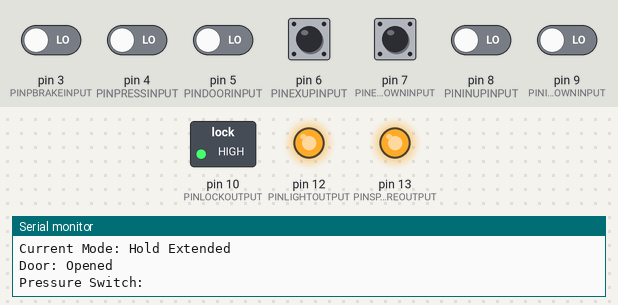
This program was run on a simulated Arduino Pro Mini, built with avr-gcc and run on an emulated ATmega328P. On the bench: switched loads named in the program (green lamp = pin HIGH), output pins drawn as LEDs (lit = HIGH), the last lines printed to the serial monitor. The inputs (shaded band) are chosen by the test bench; at power-on: pin 3 (PINPBRAKEINPUT), pin 4 (PINPRESSINPUT), pin 5 (PINDOORINPUT), pin 6 (PINEXUPINPUT), pin 7 (PINEXDOWNINPUT), pin 8 (PININUPINPUT), pin 9 (PININDOWNINPUT) LOW. Pins used as bus, display or sensor lines are not drawn.

Above: at 1.2 s.
1.3 s: pin 4 (PINPRESSINPUT) driven HIGH
At 4.2 s:
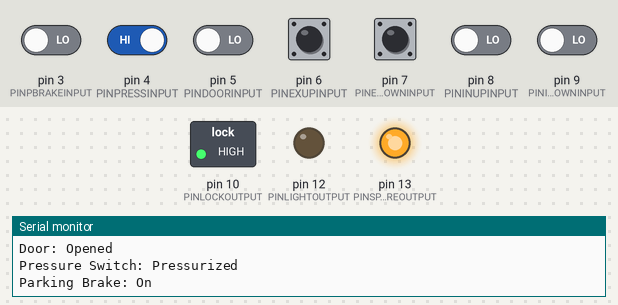
4.3 s: pin 7 (PINEXDOWNINPUT) pulled HIGH for 0.15 s
At 5.3 s:
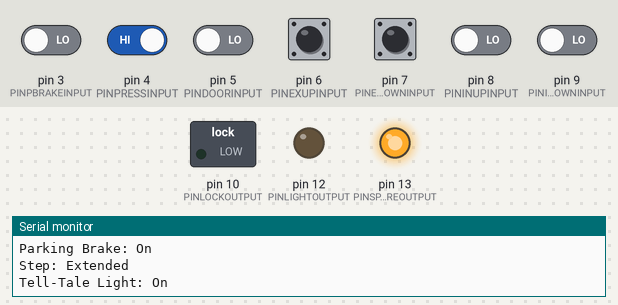
7.4 s: pin 6 (PINEXUPINPUT) pulled HIGH for 0.15 s
At 9.0 s:
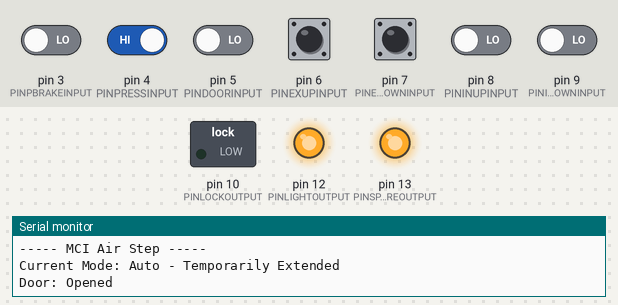
10.5 s: pin 3 (PINPBRAKEINPUT) driven HIGH
Timing chart, 0 to 15.4 s (numbered marks = the images above; inputs shaded):
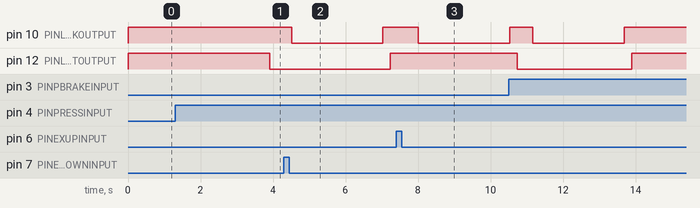

Measured:
- after the input at 1.3 s, pin 12 (PINLIGHTOUTPUT): HIGH → LOW after 2.6 s
- after the input at 4.3 s, pin 10 (PINLOCKOUTPUT): HIGH → LOW after 0.22 s, → HIGH 2.5 s later; pin 12 (PINLIGHTOUTPUT): LOW → HIGH after 2.9 s
- after the input at 7.4 s, pin 10 (PINLOCKOUTPUT): HIGH → LOW after 0.61 s

The program:

main.cpp
```cpp
// (licence header left out)
#include "config.h"
#include <Arduino.h>
#include <Arduino_FreeRTOS.h>
#include "enums.h"
#include "hardware/input.h"
#include "hardware/output.h"
#include "hardware/upDownSwitch.h"
#include "hardware/cylinder.h"
#include "hardware/step.h"
#include "tasks.h"
#include "resources.h"

// Setup: We initialize everything and hand control over to the RTOS.
void setup() {

    Serial.begin(9600);

    PressSwitch.init();
    PBrakeSwitch.init();
    DoorSwitch.init();
    StepOutput.init();
    StepLamp.init();
    SpareOutput.init();
    kernal.start();
}

void loop() {

}
```

enums.h
```cpp
// (licence header left out)
#ifndef ENUMS_H
#define ENUMS_H

// Mode Enum: This states the current mode of the step controller.
// modeAuto - Automatically extend and retract based on the door.
// modeExtendAuto - Temporarily extend, but stay in auto mode.
// modeRetractAuto - Temporarily retract, but stay in auto mode.
// modeExtendHold - Keep the step extended except for the parking brake.
// modeRetractHold - Keep the step retracted except for the parking brake.
enum mode {
    modeAuto = 0,
    modeExtendAuto = 1,
    modeRetractAuto = 2,
    modeExtendHold = 3,
    modeRetractHold = 4
};

// MotionType Enum: This is used throughout the code for "move" functions.
// motionRetract: Denotes a retract motion.
// motionExtend: Denotes an extend motion.
enum motionType {
    motionRetract = 0,
    motionExtend = 1
};

// SwitchType Enum: Enumerates on and off.
// switchOff: Off.
// switchOn: On.
enum switchState {
    stateOff = 0,
    stateOn = 1
};

#endif
```

cylinder.cpp
```cpp
// (licence header left out)
#include "cylinder.h"

// Constructor: Sets global configuration variables,
cylinder::cylinder(int pin, bool invert)
{
    Pin = pin;
    Invert = invert;
    Extended = false;
}

// Init: Configures IO.
void cylinder::init()
{
    pinMode(Pin, INPUT_PULLUP);
    pinMode(Pin, OUTPUT);
    if (Invert) {
        digitalWrite(Pin, HIGH); //set pin automatically on if inverted
    }
}

// Extend: Extends cylinder.
void cylinder::extend()
{
    digitalWrite(Pin, !Invert);
    Extended = true;
}

// Retract: Retracts cylinder.
void cylinder::retract()
{
    digitalWrite(Pin, Invert);
    Extended = false;
}

// Move: Retracts or Extends cylinder.
void cylinder::move(motionType motion)
{
    if (motion == motionExtend) {
        extend();
    } else {
        retract();
    }
}

// Extended: Returns true if the cylinder is extended.
bool cylinder::extended()
{
    return Extended;
}
```

cylinder.h
```cpp
// (licence header left out)
#ifndef CYLINDER_H
#define CYLINDER_H

#include <Arduino.h>
#include "enums.h"
#include "output.h"

class cylinder {
public:
    cylinder(int, bool);
    void init();
    void extend();
    void retract();
    void move(motionType);
    bool extended();

private:
    int Pin;
    bool Invert;
    bool Extended;
};

#endif
```

input.cpp
```cpp
// (licence header left out)
#include "input.h"

// Constructor: Sets global variables.
input::input(int pin, bool invert, bool pullUp = false, int debounceDelay = 500)
{
    Pin = pin;
    Invert = invert;
    PullUp = pullUp;
    DebounceDelay = debounceDelay;
}

// Init: Configures IO.
void input::init()
{
    if (PullUp) {
        pinMode(Pin, INPUT_PULLUP);
    } else {
        pinMode(Pin, INPUT);
    }
}

// Tripped: Reads the switch and returns true if the switch is activated.
bool input::tripped()
{
    bool state;
    constexpr byte retrys = 5;
    int timeOut = 0;

    // take a reading, wait a bit, and loop until we get two the same
    do {
        state = digitalRead(Pin);
        vTaskDelay(DebounceDelay / portTICK_PERIOD_MS);
        timeOut++;
    } while (digitalRead(Pin) != state && timeOut <= retrys);

    if (Invert) {
        state = !state;
    }

    return state;
}
```

input.h
```cpp
// (licence header left out)
#ifndef INPUT_H
#define INPUT_H

#include <Arduino_FreeRTOS.h>
#include <Arduino.h>

class input {
public:
    input(int, bool, bool, int);
    void init();
    bool tripped();

private:
    int Pin;
    bool Invert;
    bool PullUp;
    int DebounceDelay;
};

#endif
```

output.cpp
```cpp
// (licence header left out)
#include "output.h"

// Constructor: Sets the global variables.
output::output(int pin, bool invert)
{
    Pin = pin;
    Invert = invert;
    On = false;
}

// Init: Configures the IO.
void output::init()
{
    pinMode(Pin, OUTPUT);

    //automatically turn off if the output is inverted
    if (Invert) {
        digitalWrite(Pin, HIGH);
    }
}

// Turn On: Sets the output on.
void output::turnOn()
{
    digitalWrite(Pin, !Invert);
    On = true;
}

// Turn Off: Sets the output off.
void output::turnOff()
{
    digitalWrite(Pin, Invert);
    On = false;
}

// Set: Sets the output to the state specified.
void output::set(switchState state)
{
    if (state == stateOn) {
        turnOn();
    } else {
        turnOff();
    }
}

// On: Returns true if the output is on.
bool output::on()
{
    return On;
}
```

output.h
```cpp
// (licence header left out)
#ifndef OUTPUT_H
#define OUTPUT_H

#include <Arduino.h>
#include "enums.h"

class output {
public:
    output(int, bool);
    void setParam(int, bool);
    void init();
    void turnOn();
    void turnOff();
    void set(switchState);
    bool on();

private:
    int Pin;
    int Invert;
    bool On;
};

#endif
```

step.cpp
```cpp
// (licence header left out)
#include "step.h"

// Constructor: Sets global variables.
step::step(cylinder* stepCylinder, cylinder* lockCylinder, int stepDelay, int lockDelay)
{
    StepCylinder = stepCylinder;
    LockCylinder = lockCylinder;
    StepDelay = stepDelay;
    LockDelay = lockDelay;
    Extended = false;
}

// Init: Starts cylinder classes.
void step::init()
{
    StepCylinder->init();
    LockCylinder->init();
}

// Extend: Extends the step.
void step::extend(bool lock)
{
    if (!Extended) {
        if (LockCylinder->extended()) {
            LockCylinder->retract();
            vTaskDelay(LockDelay / portTICK_PERIOD_MS);
        }
        StepCylinder->extend();
        vTaskDelay(StepDelay / portTICK_PERIOD_MS);
        if (lock) {
            LockCylinder->extend();
        }
        Extended = true;
    }
}

// Retract: Retracts the step.
void step::retract(bool lock)
{
    if (Extended) {
        if (LockCylinder->extended()) {
            LockCylinder->retract();
            vTaskDelay(LockDelay / portTICK_PERIOD_MS);
        }
        StepCylinder->retract();
        vTaskDelay(StepDelay / portTICK_PERIOD_MS);
        if (lock) {
            LockCylinder->extend();
        }
        Extended = false;
    }
}

// Move: Extends or retracts the step.
void step::move(motionType motion, bool lock)
{
    if (motion == motionExtend) {
        extend(lock);
    } else {
        retract(lock);
    }
}

// Extended: Returns true if the step is extended.
bool step::extended()
{
    return Extended;
}
```

step.h
```cpp
// (licence header left out)
#ifndef STEP_H
#define STEP_H

#include <Arduino.h>
#include <Arduino_FreeRTOS.h>
#include "enums.h"
#include "cylinder.h"

class step {
public:
    step(cylinder*, cylinder*, int, int);
    void init();
    void extend(bool);
    void retract(bool);
    void move(motionType, bool);
    bool extended();

private:
    cylinder* StepCylinder;
    cylinder* LockCylinder;
    int StepDelay;
    int LockDelay;
    bool Extended;
};

#endif
```

upDownSwitch.cpp
```cpp
// (licence header left out)
#include "upDownSwitch.h"

// Constructor: Sets global configuration variables.
upDownSwitch::upDownSwitch(const int upPin, const int downPin, mode* outputMode,
    mode upAction, mode downAction, mode holdUpAction,
    mode holdDownAction, int debounceDelay, int holdDelay)
{
    UpPin = upPin;
    DownPin = downPin;
    OutputMode = outputMode;
    UpAction = upAction;
    DownAction = downAction;
    HoldUpAction = holdUpAction;
    HoldDownAction = holdDownAction;
    DebounceDelay = debounceDelay;
    HoldDelay = holdDelay;
}

// Init: Configures IO.
void upDownSwitch::init()
{
    pinMode(UpPin, INPUT);
    pinMode(DownPin, INPUT);
}

// Spin: Polls the switch; provides debouncing and hold detection.
void upDownSwitch::spin()
{
    //get the current switch position
    switchPosition position = readPosition();

    //if the position has changed - we ignore when the switch is released
    if (position != LastPosition && position != positionMiddle) {

        //wait a bit and read again for debouncing
        LastPosition = position;
        vTaskDelay(DebounceDelay / portTICK_PERIOD_MS);
        position = readPosition();
        if (position == LastPosition) {

            //we have a valid switch movement
            if (position == positionUp) {
                *OutputMode = UpAction;
            } else if (position == positionDown) {
                *OutputMode = DownAction;
            }

            //wait a bit and check for a hold command
            vTaskDelay(HoldDelay / portTICK_PERIOD_MS);
            position = readPosition();
            if (position == LastPosition) {

                //we have a hold command
                if (position == positionUp) {
                    *OutputMode = HoldUpAction;
                } else if (position == positionDown) {
                    *OutputMode = HoldDownAction;
                }
            }
        }
    }

    LastPosition = position;
}

// Read Position: Reads the switch inputs and provides a position variable.
upDownSwitch::switchPosition upDownSwitch::readPosition()
{
    bool switchUp = digitalRead(UpPin);
    bool switchDown = digitalRead(DownPin);
    switchPosition position;

    if (switchUp) {
        position = positionUp;
    } else if (switchDown) {
        position = positionDown;
    } else {
        position = positionMiddle;
    }

    return position;
}
```

upDownSwitch.h
```cpp
// (licence header left out)
#ifndef UPDOWNSWITCH_H
#define UPDOWNSWITCH_H

#include <Arduino.h>
#include <Arduino_FreeRTOS.h>
#include "enums.h"

// Class upDownSwitch: Abstracts the switch control.
class upDownSwitch {
public:
    upDownSwitch(int, int, mode*, mode, mode, mode, mode, int, int);
    void init();
    void spin();

private:
    enum switchPosition {
        positionMiddle = 0,
        positionUp = 1,
        positionDown = 2
    };

    switchPosition readPosition();

    //configureation variables
    int UpPin;
    int DownPin;
    mode* OutputMode;
    mode UpAction;
    mode DownAction;
    mode HoldUpAction;
    mode HoldDownAction;
    int DebounceDelay;
    int HoldDelay;

    //used for debouncing
    switchPosition LastPosition = positionMiddle;
};

#endif
```

resources.h
```cpp
// (licence header left out)
#ifndef RESOURCES_H
#define RESOURCES_H

#include "config.h"
#include "hardware/input.h"
#include "hardware/output.h"
#include "hardware/upDownSwitch.h"
#include "hardware/cylinder.h"
#include "hardware/step.h"
#include "tasks.h"

// Global Variables
mode ProgramMode = modeExtendHold;

// Class Instances
upDownSwitch ExternalSwitch(PINEXUPINPUT, PINEXDOWNINPUT, &ProgramMode, SWITCHUPACTION,
    SWITCHDOWNACTION, SWITCHHOLDUPACTION, SWITCHHOLDDOWNACTION, SWITCHDEBOUNCEDELAY, SWITCHHOLDDELAY);
upDownSwitch InternalSwitch(PININUPINPUT, PININDOWNINPUT, &ProgramMode, SWITCHUPACTION,
    SWITCHDOWNACTION, SWITCHHOLDUPACTION, SWITCHHOLDDOWNACTION, SWITCHDEBOUNCEDELAY, SWITCHHOLDDELAY);

//pressure switch returns true if pressure is present
input PressSwitch(PINPRESSINPUT, false, false, INPUTDEBOUNCEDELAY);

//parking brake returns true if brake on
input PBrakeSwitch(PINPBRAKEINPUT, true, false, INPUTDEBOUNCEDELAY);

//door switch returns true if opened
input DoorSwitch(PINDOORINPUT, true, false, INPUTDEBOUNCEDELAY);

cylinder StepCylinder(PINSTEPOUTPUT, false);
cylinder LockCylinder(PINLOCKOUTPUT, false);

step StepOutput(&StepCylinder, &LockCylinder, STEPMOVEDELAY, LOCKMOVEDELAY);

output StepLamp(PINLIGHTOUTPUT, true);

//this spare output is set as inverted to keep the relay off
output SpareOutput(PINSPAREOUTPUT, true);

RTOS kernal;
bool DoorExtendFlag = false;
bool DoorRetractFlag = false;

#endif
```

tasks.cpp
```cpp
// (licence header left out)
#include "tasks.h"

//declare the supporting functions
void stepLogic();
void stepLampLogic();
void printMode();
void printStatuses();

// Start: This hand the program control over to the kernal, starting the tasks.
void RTOS::start()
{
    xTaskCreate(switchesTask, "Switches", 128, NULL, 5, NULL);
    xTaskCreate(coordinatorTask, "Coordinator", 128, NULL, 4, NULL);
    xTaskCreate(serialTask, "Serial", 128, NULL, 3, NULL);
}

// SwitchesTask: This polls the up/down switch logic.
void switchesTask(void* pvParameters)
{
    (void)pvParameters;
    while (1) {

        InternalSwitch.spin();
        ExternalSwitch.spin();
    }
}

// CoordinatorTask: This is the main task that calls the step logic.
void coordinatorTask(void* pvParameters)
{
    (void)pvParameters;
    while (1) {

        stepLogic();
        stepLampLogic();
    }
}

// SerialTask: This periodically sends a Serial status update.
void serialTask(void* pvParameters)
{
    (void)pvParameters;
    while (1) {

        Serial.println("----- MCI Air Step -----");
        printMode();
        printStatuses();
        Serial.println();
        Serial.println();
        vTaskDelay(250 / portTICK_PERIOD_MS);
    }
}

// StepLogic: This is the conditional logic that runs the step.
void stepLogic()
{
    //We don't do anything unless there's air pressure
    if (PressSwitch.tripped()) {

        switch (ProgramMode) {

            //in auto mode, we extend if the door is open and retract when it's closed
        case modeAuto:
            //reset door flags from other modes
            DoorExtendFlag = false;
            DoorRetractFlag = false;

            if (DoorSwitch.tripped()) {
                StepOutput.extend(true);
            } else {
                StepOutput.retract(true);
            }
            break;

            //in extend auto mode, we extend the step and return to auto mode when the door is closed
        case modeExtendAuto:
            //reset flags from other modes
            DoorRetractFlag = false;

            //this retracts the step when the parking brake goes off
            if (PBrakeSwitch.tripped()) {
                StepOutput.extend(true);
            } else {
                StepOutput.retract(true);
            }

            //if the door is opened, we set the flag
            if (DoorSwitch.tripped()) {
                DoorExtendFlag = true;

                //if the door is shut, we reset to the auto mode
            } else {
                if (DoorExtendFlag) {
                    ProgramMode = modeAuto;
                    DoorExtendFlag = false;
                }
            }
            break;

            //in retract auto mode, we retract the step and return to auto mode when the door is opened
        case modeRetractAuto:
            // reset door flags from other modes
            DoorExtendFlag = false;

            StepOutput.retract(true);

            //if the door is shut, we set the flag
            if (!DoorSwitch.tripped()) {
                DoorRetractFlag = true;

                //if the door is opened, we wait a bit to debounce, then reset to the auto mode
            } else {
                if (DoorRetractFlag) {
                    ProgramMode = modeAuto;
                    DoorRetractFlag = false;
                }
            }
            break;

            //in extend hold mode, the step always stays out unless the parking brake is off.
        case modeExtendHold:
            //reset door flags from other modes
            DoorExtendFlag = false;
            DoorRetractFlag = false;

            if (PBrakeSwitch.tripped()) {
                StepOutput.extend(true);
            } else {
                //extend the step if the door is open while the parking brake is off
                if (DoorSwitch.tripped()) {
                    StepOutput.extend(true);
                } else {
                    StepOutput.retract(true);
                }
            }
            break;

            //in retract hold mode, the step always stays in.
        case modeRetractHold:
            //reset door flags from other modes
            DoorExtendFlag = false;
            DoorRetractFlag = false;

            StepOutput.retract(true);
            break;
        }
    }
}

// stepLampLogic: This sets the step lamp to match the step.
void stepLampLogic()
{
    if (StepOutput.extended()) {
        StepLamp.turnOn();
    } else {
        StepLamp.turnOff();
    }
}

// PrintMode: Prints a human-readable version of the current mode.
void printMode()
{
    Serial.print("Current Mode: ");
    switch (ProgramMode) {
    case modeAuto:
        Serial.println("Auto");
        break;
    case modeExtendAuto:
        Serial.println("Auto - Temporarily Extended");
        break;
    case modeRetractAuto:
        Serial.println("Auto - Temporarily Retracted");
        break;
    case modeExtendHold:
        Serial.println("Hold Extended");
        break;
    case modeRetractHold:
        Serial.println("Hold Retracted");
        break;
    }
}

// Print Statuses: Prints the status of the IO.
void printStatuses()
{
    Serial.print("Door: ");
    Serial.println(DoorSwitch.tripped() ? "Opened" : "Closed");
    Serial.print("Pressure Switch: ");
    Serial.println(PressSwitch.tripped() ? "Pressurized" : "Depressurized");
    Serial.print("Parking Brake: ");
    Serial.println(PBrakeSwitch.tripped() ? "On" : "Off");
    Serial.print("Step: ");
    Serial.println(StepOutput.extended() ? "Extended" : "Retracted");
    Serial.print("Tell-Tale Light: ");
    Serial.println(StepLamp.on() ? "On" : "Off");
}
```

tasks.h
```cpp
// (licence header left out)
#ifndef TASKS_H
#define TASKS_H

#include <Arduino_FreeRTOS.h>
#include "config.h"
#include "hardware/input.h"
#include "hardware/output.h"
#include "hardware/upDownSwitch.h"
#include "hardware/step.h"

//declare the external variables
extern mode ProgramMode;
extern bool DoorExtendFlag;
extern bool DoorRetractFlag;
extern upDownSwitch ExternalSwitch;
extern upDownSwitch InternalSwitch;
extern input PressSwitch;
extern input PBrakeSwitch;
extern input DoorSwitch;
extern step StepOutput;
extern output StepLamp;

// Class RTOS: Controls the RTOS of the program.
class RTOS {
public:
    void start();
};

//RTOS Tasks: The definitions are in tasks.cpp
void switchesTask(void* pvParameters);
void coordinatorTask(void* pvParameters);
void serialTask(void* pvParameters);

#endif
```

Source omitted: config.h (1626 bytes)
